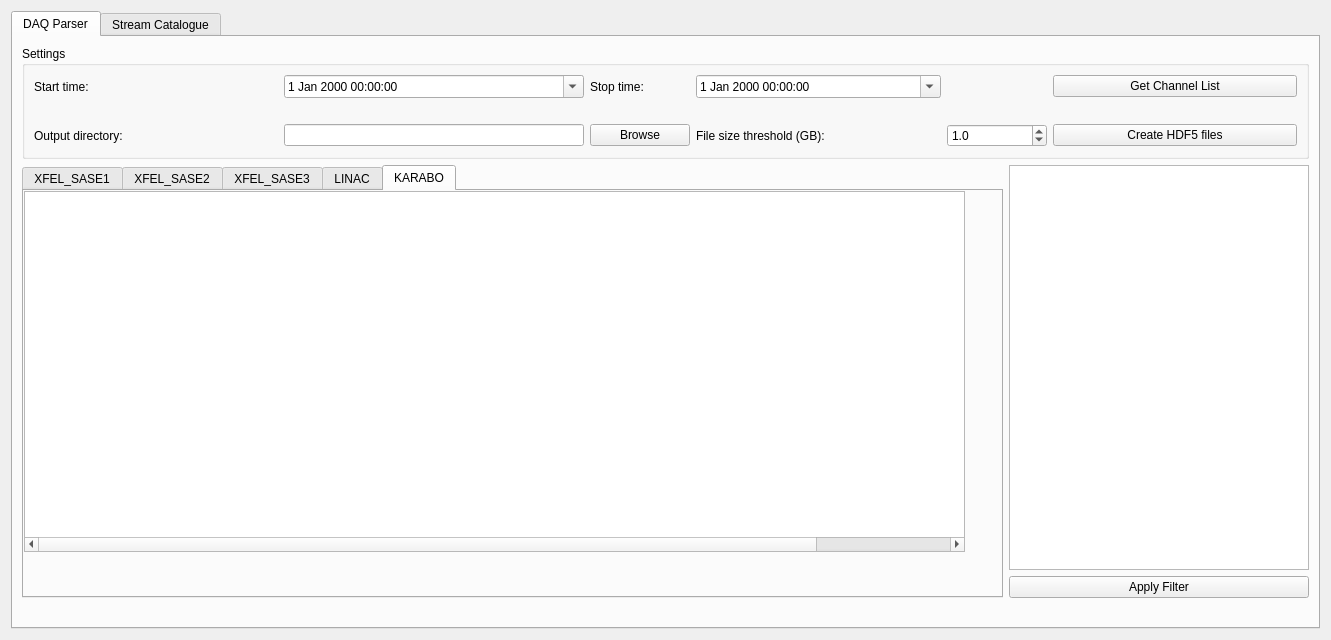
<?xml version="1.0" encoding="UTF-8"?>
<ui version="4.0">
 <class>Form</class>
 <widget class="QWidget" name="Form">
  <property name="enabled">
   <bool>true</bool>
  </property>
  <property name="geometry">
   <rect>
    <x>0</x>
    <y>0</y>
    <width>1331</width>
    <height>640</height>
   </rect>
  </property>
  <property name="minimumSize">
   <size>
    <width>0</width>
    <height>0</height>
   </size>
  </property>
  <property name="contextMenuPolicy">
   <enum>Qt::CustomContextMenu</enum>
  </property>
  <property name="windowTitle">
   <string>DAQ Parser</string>
  </property>
  <property name="windowOpacity">
   <double>1.000000000000000</double>
  </property>
  <layout class="QVBoxLayout" name="verticalLayout">
   <item>
    <widget class="QTabWidget" name="tabWidget">
     <property name="currentIndex">
      <number>0</number>
     </property>
     <widget class="QWidget" name="tab">
      <attribute name="title">
       <string>DAQ Parser</string>
      </attribute>
      <layout class="QGridLayout" name="gridLayout_3">
       <item row="3" column="1">
        <widget class="QPushButton" name="filterpb">
         <property name="text">
          <string>Apply Filter</string>
         </property>
        </widget>
       </item>
       <item row="2" column="1">
        <widget class="QTableWidget" name="filtertable">
         <property name="maximumSize">
          <size>
           <width>300</width>
           <height>16777215</height>
          </size>
         </property>
         <property name="columnCount">
          <number>0</number>
         </property>
         <attribute name="verticalHeaderVisible">
          <bool>false</bool>
         </attribute>
        </widget>
       </item>
       <item row="4" column="0" colspan="2">
        <widget class="QLabel" name="status_text">
         <property name="text">
          <string/>
         </property>
        </widget>
       </item>
       <item row="0" column="0" colspan="2">
        <widget class="QGroupBox" name="groupBox">
         <property name="title">
          <string>Settings</string>
         </property>
         <layout class="QGridLayout" name="gridLayout">
          <item row="3" column="0">
           <widget class="QLabel" name="label_3">
            <property name="text">
             <string>Output directory:</string>
            </property>
           </widget>
          </item>
          <item row="3" column="1">
           <widget class="QLineEdit" name="filenameEdit">
            <property name="maximumSize">
             <size>
              <width>300</width>
              <height>16777215</height>
             </size>
            </property>
           </widget>
          </item>
          <item row="3" column="8">
           <widget class="QPushButton" name="pushButton">
            <property name="text">
             <string>Create HDF5 files</string>
            </property>
           </widget>
          </item>
          <item row="0" column="0">
           <widget class="QLabel" name="startlabel">
            <property name="text">
             <string>Start time:</string>
            </property>
           </widget>
          </item>
          <item row="0" column="1">
           <widget class="QDateTimeEdit" name="startdate">
            <property name="minimumSize">
             <size>
              <width>200</width>
              <height>0</height>
             </size>
            </property>
            <property name="maximumSize">
             <size>
              <width>300</width>
              <height>16777215</height>
             </size>
            </property>
            <property name="calendarPopup">
             <bool>true</bool>
            </property>
           </widget>
          </item>
          <item row="3" column="2">
           <widget class="QPushButton" name="browsepb">
            <property name="maximumSize">
             <size>
              <width>100</width>
              <height>16777215</height>
             </size>
            </property>
            <property name="text">
             <string>Browse</string>
            </property>
           </widget>
          </item>
          <item row="0" column="2">
           <widget class="QLabel" name="stoplabel">
            <property name="text">
             <string>Stop time:</string>
            </property>
           </widget>
          </item>
          <item row="3" column="5">
           <widget class="QDoubleSpinBox" name="thresholdSpinBox">
            <property name="minimumSize">
             <size>
              <width>100</width>
              <height>0</height>
             </size>
            </property>
            <property name="maximumSize">
             <size>
              <width>100</width>
              <height>16777215</height>
             </size>
            </property>
            <property name="showGroupSeparator" stdset="0">
             <bool>false</bool>
            </property>
            <property name="suffix">
             <string extracomment="GB"/>
            </property>
            <property name="decimals">
             <number>1</number>
            </property>
            <property name="maximum">
             <double>10.000000000000000</double>
            </property>
            <property name="singleStep">
             <double>0.100000000000000</double>
            </property>
            <property name="value">
             <double>1.000000000000000</double>
            </property>
           </widget>
          </item>
          <item row="3" column="3">
           <widget class="QLabel" name="label_2">
            <property name="text">
             <string>File size threshold (GB):</string>
            </property>
           </widget>
          </item>
          <item row="0" column="3">
           <widget class="QDateTimeEdit" name="stopdate">
            <property name="minimumSize">
             <size>
              <width>200</width>
              <height>0</height>
             </size>
            </property>
            <property name="maximumSize">
             <size>
              <width>300</width>
              <height>16777215</height>
             </size>
            </property>
            <property name="calendarPopup">
             <bool>true</bool>
            </property>
           </widget>
          </item>
          <item row="0" column="8">
           <widget class="QPushButton" name="hdf5button">
            <property name="text">
             <string>Get Channel List</string>
            </property>
           </widget>
          </item>
          <item row="1" column="0" colspan="2">
           <widget class="QLabel" name="number_of_files">
            <property name="maximumSize">
             <size>
              <width>600</width>
              <height>16777215</height>
             </size>
            </property>
            <property name="text">
             <string/>
            </property>
           </widget>
          </item>
         </layout>
        </widget>
       </item>
       <item row="2" column="0" rowspan="2">
        <widget class="QTabWidget" name="streamtabs">
         <property name="currentIndex">
          <number>4</number>
         </property>
         <widget class="QWidget" name="tab_3">
          <attribute name="title">
           <string>XFEL_SASE1</string>
          </attribute>
          <widget class="QTreeWidget" name="treeWidget">
           <property name="geometry">
            <rect>
             <x>0</x>
             <y>0</y>
             <width>941</width>
             <height>361</height>
            </rect>
           </property>
           <property name="tabletTracking">
            <bool>false</bool>
           </property>
           <property name="horizontalScrollBarPolicy">
            <enum>Qt::ScrollBarAsNeeded</enum>
           </property>
           <property name="autoScroll">
            <bool>true</bool>
           </property>
           <property name="indentation">
            <number>25</number>
           </property>
           <property name="sortingEnabled">
            <bool>false</bool>
           </property>
           <property name="animated">
            <bool>false</bool>
           </property>
           <property name="wordWrap">
            <bool>false</bool>
           </property>
           <property name="headerHidden">
            <bool>false</bool>
           </property>
           <property name="columnCount">
            <number>11</number>
           </property>
           <attribute name="headerVisible">
            <bool>false</bool>
           </attribute>
           <attribute name="headerCascadingSectionResizes">
            <bool>true</bool>
           </attribute>
           <attribute name="headerHighlightSections">
            <bool>true</bool>
           </attribute>
           <attribute name="headerShowSortIndicator" stdset="0">
            <bool>false</bool>
           </attribute>
           <attribute name="headerStretchLastSection">
            <bool>false</bool>
           </attribute>
           <column>
            <property name="text">
             <string>Channel Name</string>
            </property>
            <property name="textAlignment">
             <set>AlignCenter</set>
            </property>
           </column>
           <column>
            <property name="text">
             <string/>
            </property>
           </column>
           <column>
            <property name="text">
             <string/>
            </property>
           </column>
           <column>
            <property name="text">
             <string/>
            </property>
           </column>
           <column>
            <property name="text">
             <string/>
            </property>
           </column>
           <column>
            <property name="text">
             <string/>
            </property>
           </column>
           <column>
            <property name="text">
             <string/>
            </property>
           </column>
           <column>
            <property name="text">
             <string/>
            </property>
           </column>
           <column>
            <property name="text">
             <string/>
            </property>
           </column>
           <column>
            <property name="text">
             <string/>
            </property>
           </column>
           <column>
            <property name="text">
             <string/>
            </property>
           </column>
          </widget>
         </widget>
         <widget class="QWidget" name="tab_4">
          <attribute name="title">
           <string>XFEL_SASE2</string>
          </attribute>
          <widget class="QTreeWidget" name="treeWidget_3">
           <property name="geometry">
            <rect>
             <x>0</x>
             <y>0</y>
             <width>941</width>
             <height>361</height>
            </rect>
           </property>
           <property name="tabletTracking">
            <bool>false</bool>
           </property>
           <property name="horizontalScrollBarPolicy">
            <enum>Qt::ScrollBarAsNeeded</enum>
           </property>
           <property name="autoScroll">
            <bool>true</bool>
           </property>
           <property name="indentation">
            <number>25</number>
           </property>
           <property name="sortingEnabled">
            <bool>false</bool>
           </property>
           <property name="animated">
            <bool>false</bool>
           </property>
           <property name="wordWrap">
            <bool>false</bool>
           </property>
           <property name="headerHidden">
            <bool>false</bool>
           </property>
           <property name="columnCount">
            <number>11</number>
           </property>
           <attribute name="headerVisible">
            <bool>false</bool>
           </attribute>
           <attribute name="headerCascadingSectionResizes">
            <bool>true</bool>
           </attribute>
           <attribute name="headerHighlightSections">
            <bool>true</bool>
           </attribute>
           <attribute name="headerShowSortIndicator" stdset="0">
            <bool>false</bool>
           </attribute>
           <attribute name="headerStretchLastSection">
            <bool>false</bool>
           </attribute>
           <column>
            <property name="text">
             <string>Channel Name</string>
            </property>
            <property name="textAlignment">
             <set>AlignCenter</set>
            </property>
           </column>
           <column>
            <property name="text">
             <string/>
            </property>
           </column>
           <column>
            <property name="text">
             <string/>
            </property>
           </column>
           <column>
            <property name="text">
             <string/>
            </property>
           </column>
           <column>
            <property name="text">
             <string/>
            </property>
           </column>
           <column>
            <property name="text">
             <string/>
            </property>
           </column>
           <column>
            <property name="text">
             <string/>
            </property>
           </column>
           <column>
            <property name="text">
             <string/>
            </property>
           </column>
           <column>
            <property name="text">
             <string/>
            </property>
           </column>
           <column>
            <property name="text">
             <string/>
            </property>
           </column>
           <column>
            <property name="text">
             <string/>
            </property>
           </column>
          </widget>
         </widget>
         <widget class="QWidget" name="tab_5">
          <attribute name="title">
           <string>XFEL_SASE3</string>
          </attribute>
          <widget class="QTreeWidget" name="treeWidget_4">
           <property name="geometry">
            <rect>
             <x>0</x>
             <y>0</y>
             <width>941</width>
             <height>361</height>
            </rect>
           </property>
           <property name="tabletTracking">
            <bool>false</bool>
           </property>
           <property name="horizontalScrollBarPolicy">
            <enum>Qt::ScrollBarAsNeeded</enum>
           </property>
           <property name="autoScroll">
            <bool>true</bool>
           </property>
           <property name="indentation">
            <number>25</number>
           </property>
           <property name="sortingEnabled">
            <bool>false</bool>
           </property>
           <property name="animated">
            <bool>false</bool>
           </property>
           <property name="wordWrap">
            <bool>false</bool>
           </property>
           <property name="headerHidden">
            <bool>false</bool>
           </property>
           <property name="columnCount">
            <number>11</number>
           </property>
           <attribute name="headerVisible">
            <bool>false</bool>
           </attribute>
           <attribute name="headerCascadingSectionResizes">
            <bool>true</bool>
           </attribute>
           <attribute name="headerHighlightSections">
            <bool>true</bool>
           </attribute>
           <attribute name="headerShowSortIndicator" stdset="0">
            <bool>false</bool>
           </attribute>
           <attribute name="headerStretchLastSection">
            <bool>false</bool>
           </attribute>
           <column>
            <property name="text">
             <string>Channel Name</string>
            </property>
            <property name="textAlignment">
             <set>AlignCenter</set>
            </property>
           </column>
           <column>
            <property name="text">
             <string/>
            </property>
           </column>
           <column>
            <property name="text">
             <string/>
            </property>
           </column>
           <column>
            <property name="text">
             <string/>
            </property>
           </column>
           <column>
            <property name="text">
             <string/>
            </property>
           </column>
           <column>
            <property name="text">
             <string/>
            </property>
           </column>
           <column>
            <property name="text">
             <string/>
            </property>
           </column>
           <column>
            <property name="text">
             <string/>
            </property>
           </column>
           <column>
            <property name="text">
             <string/>
            </property>
           </column>
           <column>
            <property name="text">
             <string/>
            </property>
           </column>
           <column>
            <property name="text">
             <string/>
            </property>
           </column>
          </widget>
         </widget>
         <widget class="QWidget" name="tab_6">
          <attribute name="title">
           <string>LINAC</string>
          </attribute>
          <widget class="QTreeWidget" name="treeWidget_5">
           <property name="geometry">
            <rect>
             <x>0</x>
             <y>0</y>
             <width>941</width>
             <height>361</height>
            </rect>
           </property>
           <property name="tabletTracking">
            <bool>false</bool>
           </property>
           <property name="horizontalScrollBarPolicy">
            <enum>Qt::ScrollBarAsNeeded</enum>
           </property>
           <property name="autoScroll">
            <bool>true</bool>
           </property>
           <property name="indentation">
            <number>25</number>
           </property>
           <property name="sortingEnabled">
            <bool>false</bool>
           </property>
           <property name="animated">
            <bool>false</bool>
           </property>
           <property name="wordWrap">
            <bool>false</bool>
           </property>
           <property name="headerHidden">
            <bool>false</bool>
           </property>
           <property name="columnCount">
            <number>11</number>
           </property>
           <attribute name="headerVisible">
            <bool>false</bool>
           </attribute>
           <attribute name="headerCascadingSectionResizes">
            <bool>true</bool>
           </attribute>
           <attribute name="headerHighlightSections">
            <bool>true</bool>
           </attribute>
           <attribute name="headerShowSortIndicator" stdset="0">
            <bool>false</bool>
           </attribute>
           <attribute name="headerStretchLastSection">
            <bool>false</bool>
           </attribute>
           <column>
            <property name="text">
             <string>Channel Name</string>
            </property>
            <property name="textAlignment">
             <set>AlignCenter</set>
            </property>
           </column>
           <column>
            <property name="text">
             <string/>
            </property>
           </column>
           <column>
            <property name="text">
             <string/>
            </property>
           </column>
           <column>
            <property name="text">
             <string/>
            </property>
           </column>
           <column>
            <property name="text">
             <string/>
            </property>
           </column>
           <column>
            <property name="text">
             <string/>
            </property>
           </column>
           <column>
            <property name="text">
             <string/>
            </property>
           </column>
           <column>
            <property name="text">
             <string/>
            </property>
           </column>
           <column>
            <property name="text">
             <string/>
            </property>
           </column>
           <column>
            <property name="text">
             <string/>
            </property>
           </column>
           <column>
            <property name="text">
             <string/>
            </property>
           </column>
          </widget>
         </widget>
         <widget class="QWidget" name="tab_7">
          <attribute name="title">
           <string>KARABO</string>
          </attribute>
          <widget class="QTreeWidget" name="treeWidget_6">
           <property name="geometry">
            <rect>
             <x>0</x>
             <y>0</y>
             <width>941</width>
             <height>361</height>
            </rect>
           </property>
           <property name="tabletTracking">
            <bool>false</bool>
           </property>
           <property name="horizontalScrollBarPolicy">
            <enum>Qt::ScrollBarAsNeeded</enum>
           </property>
           <property name="autoScroll">
            <bool>true</bool>
           </property>
           <property name="indentation">
            <number>25</number>
           </property>
           <property name="sortingEnabled">
            <bool>false</bool>
           </property>
           <property name="animated">
            <bool>false</bool>
           </property>
           <property name="wordWrap">
            <bool>false</bool>
           </property>
           <property name="headerHidden">
            <bool>false</bool>
           </property>
           <property name="columnCount">
            <number>11</number>
           </property>
           <attribute name="headerVisible">
            <bool>false</bool>
           </attribute>
           <attribute name="headerCascadingSectionResizes">
            <bool>true</bool>
           </attribute>
           <attribute name="headerHighlightSections">
            <bool>true</bool>
           </attribute>
           <attribute name="headerShowSortIndicator" stdset="0">
            <bool>false</bool>
           </attribute>
           <attribute name="headerStretchLastSection">
            <bool>false</bool>
           </attribute>
           <column>
            <property name="text">
             <string>Channel Name</string>
            </property>
            <property name="textAlignment">
             <set>AlignCenter</set>
            </property>
           </column>
           <column>
            <property name="text">
             <string/>
            </property>
           </column>
           <column>
            <property name="text">
             <string/>
            </property>
           </column>
           <column>
            <property name="text">
             <string/>
            </property>
           </column>
           <column>
            <property name="text">
             <string/>
            </property>
           </column>
           <column>
            <property name="text">
             <string/>
            </property>
           </column>
           <column>
            <property name="text">
             <string/>
            </property>
           </column>
           <column>
            <property name="text">
             <string/>
            </property>
           </column>
           <column>
            <property name="text">
             <string/>
            </property>
           </column>
           <column>
            <property name="text">
             <string/>
            </property>
           </column>
           <column>
            <property name="text">
             <string/>
            </property>
           </column>
          </widget>
         </widget>
        </widget>
       </item>
      </layout>
     </widget>
     <widget class="QWidget" name="tab_2">
      <attribute name="title">
       <string>Stream Catalogue</string>
      </attribute>
      <layout class="QGridLayout" name="gridLayout_2">
       <item row="3" column="0" colspan="3">
        <widget class="QTreeWidget" name="treeWidget_2">
         <property name="sortingEnabled">
          <bool>false</bool>
         </property>
         <column>
          <property name="text">
           <string notr="true">1</string>
          </property>
         </column>
        </widget>
       </item>
       <item row="1" column="2">
        <widget class="QPushButton" name="loadcataloguepb">
         <property name="text">
          <string>Load stream catalogue</string>
         </property>
        </widget>
       </item>
       <item row="0" column="1">
        <widget class="QLineEdit" name="filenameEdit2">
         <property name="maximumSize">
          <size>
           <width>500</width>
           <height>16777215</height>
          </size>
         </property>
        </widget>
       </item>
       <item row="0" column="0">
        <widget class="QLabel" name="label">
         <property name="text">
          <string>Stream:</string>
         </property>
        </widget>
       </item>
       <item row="0" column="2">
        <widget class="QPushButton" name="browsepb2">
         <property name="text">
          <string>Browse</string>
         </property>
        </widget>
       </item>
       <item row="1" column="1">
        <widget class="QLineEdit" name="searchbar">
         <property name="maximumSize">
          <size>
           <width>500</width>
           <height>16777215</height>
          </size>
         </property>
        </widget>
       </item>
      </layout>
     </widget>
    </widget>
   </item>
  </layout>
 </widget>
 <resources/>
 <connections/>
 <slots>
  <slot>browseSlot()</slot>
 </slots>
</ui>
